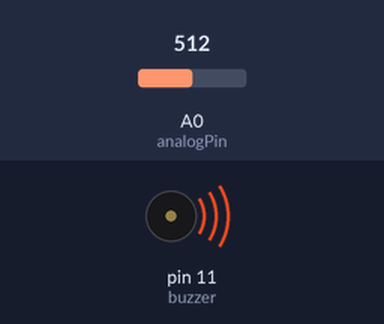
A sketch run on a simulated Arduino Uno, built with avr-gcc and run on an emulated ATmega328P. On the bench: buzzer (waves = sounding). The test bench sets the inputs (shaded band); at power-on: A0 (analogPin) = 512.

Above: at 0.1 s.
Timing chart, 0 to 40.0 s (numbered marks = the images above):
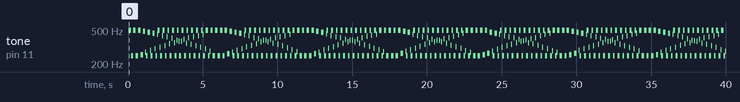

Measured:
- by itself, tone on pin 11 (buzzer): plays 496 Hz for 0.16 s, 249 Hz for 0.16 s, 496 Hz for 0.16 s, 249 Hz for 0.16 s, 496 Hz for 0.16 s, 256 Hz for 0.16 s … (426 notes in this stretch)

The sketch:

buzzer.ino
```cpp
int buzzer =11;
int analogPin = A0;
int speed=0;
void setup() {
  pinMode(buzzer,OUTPUT);

}

void loop() {
  unsigned char i,j;
  while(1)
  {
    speed=analogRead(analogPin);
    for(i=0;i<80;i++)
    {
      digitalWrite(buzzer,HIGH);
      delay(1);
      digitalWrite(buzzer,LOW);
      delay(1);
      }
    for(i=0;i<40;i++)
    {
      digitalWrite(buzzer,HIGH);
      delay(2);
      digitalWrite(buzzer,LOW);
      delay(2);
      }
  }

}
```
